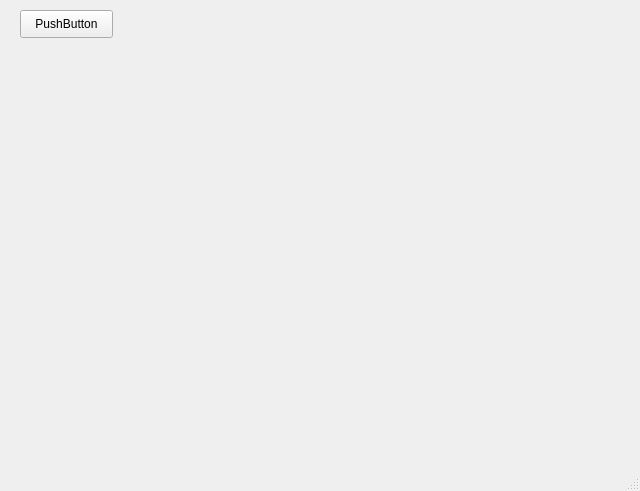
<?xml version="1.0" encoding="UTF-8"?>
<ui version="4.0">
 <class>MainWindow</class>
 <widget class="QMainWindow" name="MainWindow">
  <property name="geometry">
   <rect>
    <x>0</x>
    <y>0</y>
    <width>640</width>
    <height>491</height>
   </rect>
  </property>
  <property name="windowTitle">
   <string>MainWindow</string>
  </property>
  <widget class="QWidget" name="centralwidget">
   <widget class="QWidget" name="gridLayoutWidget">
    <property name="geometry">
     <rect>
      <x>240</x>
      <y>10</y>
      <width>391</width>
      <height>281</height>
     </rect>
    </property>
    <layout class="QGridLayout" name="MaingridLayout"/>
   </widget>
   <widget class="QPushButton" name="pushButton">
    <property name="geometry">
     <rect>
      <x>20</x>
      <y>10</y>
      <width>93</width>
      <height>28</height>
     </rect>
    </property>
    <property name="text">
     <string>PushButton</string>
    </property>
   </widget>
   <widget class="QWidget" name="formLayoutWidget">
    <property name="geometry">
     <rect>
      <x>20</x>
      <y>60</y>
      <width>561</width>
      <height>361</height>
     </rect>
    </property>
    <layout class="QFormLayout" name="formLayout"/>
   </widget>
  </widget>
  <widget class="QMenuBar" name="menubar">
   <property name="geometry">
    <rect>
     <x>0</x>
     <y>0</y>
     <width>640</width>
     <height>26</height>
    </rect>
   </property>
  </widget>
  <widget class="QStatusBar" name="statusbar"/>
 </widget>
 <resources/>
 <connections>
  <connection>
   <sender>pushButton</sender>
   <signal>clicked()</signal>
   <receiver>MainWindow</receiver>
   <slot>childShow()</slot>
   <hints>
    <hint type="sourcelabel">
     <x>77</x>
     <y>47</y>
    </hint>
    <hint type="destinationlabel">
     <x>134</x>
     <y>49</y>
    </hint>
   </hints>
  </connection>
 </connections>
 <slots>
  <slot>childShow()</slot>
 </slots>
</ui>
